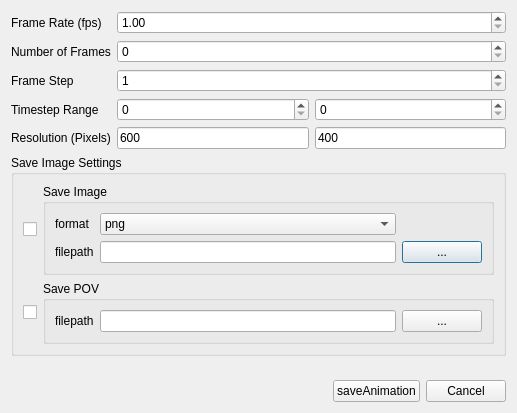
<?xml version="1.0" encoding="UTF-8"?>
<ui version="4.0">
 <class>saveAniDialog</class>
 <widget class="QDialog" name="saveAniDialog">
  <property name="geometry">
   <rect>
    <x>0</x>
    <y>0</y>
    <width>517</width>
    <height>413</height>
   </rect>
  </property>
  <property name="windowTitle">
   <string>Animation Settings Dialog</string>
  </property>
  <layout class="QVBoxLayout" name="verticalLayout_2">
   <item>
    <layout class="QGridLayout" name="gridLayout">
     <item row="0" column="0">
      <widget class="QLabel" name="label">
       <property name="text">
        <string>Frame Rate (fps)</string>
       </property>
      </widget>
     </item>
     <item row="0" column="1">
      <widget class="QDoubleSpinBox" name="aniRate_doubleSpinBox">
       <property name="minimum">
        <double>1.000000000000000</double>
       </property>
       <property name="maximum">
        <double>30.989999999999998</double>
       </property>
      </widget>
     </item>
     <item row="1" column="0">
      <widget class="QLabel" name="label_5">
       <property name="text">
        <string>Number of Frames</string>
       </property>
      </widget>
     </item>
     <item row="1" column="1">
      <widget class="QSpinBox" name="frameNum_spinBox"/>
     </item>
     <item row="2" column="0">
      <widget class="QLabel" name="label_3">
       <property name="text">
        <string>Frame Step</string>
       </property>
      </widget>
     </item>
     <item row="2" column="1">
      <widget class="QSpinBox" name="frameStep_spinBox">
       <property name="minimum">
        <number>1</number>
       </property>
       <property name="value">
        <number>1</number>
       </property>
      </widget>
     </item>
     <item row="3" column="0">
      <widget class="QLabel" name="label_2">
       <property name="text">
        <string>Timestep Range</string>
       </property>
      </widget>
     </item>
     <item row="3" column="1">
      <layout class="QHBoxLayout" name="horizontalLayout">
       <item>
        <widget class="QSpinBox" name="startFrame_spinBox"/>
       </item>
       <item>
        <widget class="QSpinBox" name="endFrame_spinBox"/>
       </item>
      </layout>
     </item>
     <item row="4" column="0">
      <widget class="QLabel" name="label_4">
       <property name="text">
        <string>Resolution (Pixels)</string>
       </property>
      </widget>
     </item>
     <item row="4" column="1">
      <layout class="QHBoxLayout" name="horizontalLayout_2">
       <item>
        <widget class="QLineEdit" name="pngWid_lineEdit">
         <property name="text">
          <string>600</string>
         </property>
        </widget>
       </item>
       <item>
        <widget class="QLineEdit" name="pngHei_lineEdit">
         <property name="text">
          <string>400</string>
         </property>
        </widget>
       </item>
      </layout>
     </item>
    </layout>
   </item>
   <item>
    <widget class="QGroupBox" name="groupBox">
     <property name="title">
      <string>Save Image Settings</string>
     </property>
     <layout class="QGridLayout" name="gridLayout_4">
      <item row="0" column="0">
       <widget class="QCheckBox" name="saveImage_checkBox">
        <property name="text">
         <string/>
        </property>
       </widget>
      </item>
      <item row="0" column="1">
       <widget class="QGroupBox" name="saveImage_groupBox">
        <property name="title">
         <string>Save Image</string>
        </property>
        <layout class="QVBoxLayout" name="verticalLayout">
         <item>
          <layout class="QGridLayout" name="gridLayout_2">
           <item row="0" column="0">
            <widget class="QLabel" name="label_6">
             <property name="text">
              <string>format</string>
             </property>
            </widget>
           </item>
           <item row="0" column="1">
            <widget class="QComboBox" name="imageFormat_comboBox">
             <item>
              <property name="text">
               <string>png</string>
              </property>
             </item>
             <item>
              <property name="text">
               <string>jpg</string>
              </property>
             </item>
             <item>
              <property name="text">
               <string>bmp</string>
              </property>
             </item>
            </widget>
           </item>
           <item row="1" column="0">
            <widget class="QLabel" name="label_7">
             <property name="text">
              <string>filepath</string>
             </property>
            </widget>
           </item>
           <item row="1" column="1">
            <widget class="QLineEdit" name="imagePath_lineEdit">
             <property name="readOnly">
              <bool>true</bool>
             </property>
            </widget>
           </item>
           <item row="1" column="2">
            <widget class="QPushButton" name="imagePath_pushButton">
             <property name="text">
              <string>...</string>
             </property>
            </widget>
           </item>
          </layout>
         </item>
        </layout>
       </widget>
      </item>
      <item row="1" column="0">
       <widget class="QCheckBox" name="savePOV_checkBox">
        <property name="text">
         <string/>
        </property>
       </widget>
      </item>
      <item row="1" column="1">
       <widget class="QGroupBox" name="savePov_groupBox">
        <property name="title">
         <string>Save POV</string>
        </property>
        <layout class="QGridLayout" name="gridLayout_3">
         <item row="0" column="0">
          <widget class="QLabel" name="label_8">
           <property name="text">
            <string>filepath</string>
           </property>
          </widget>
         </item>
         <item row="0" column="1">
          <widget class="QLineEdit" name="povPath_lineEdit">
           <property name="readOnly">
            <bool>true</bool>
           </property>
          </widget>
         </item>
         <item row="0" column="2">
          <widget class="QPushButton" name="povPath_pushButton">
           <property name="text">
            <string>...</string>
           </property>
          </widget>
         </item>
        </layout>
       </widget>
      </item>
     </layout>
    </widget>
   </item>
   <item>
    <spacer name="verticalSpacer">
     <property name="orientation">
      <enum>Qt::Vertical</enum>
     </property>
     <property name="sizeHint" stdset="0">
      <size>
       <width>20</width>
       <height>41</height>
      </size>
     </property>
    </spacer>
   </item>
   <item>
    <layout class="QHBoxLayout" name="horizontalLayout_3">
     <item>
      <spacer name="horizontalSpacer">
       <property name="orientation">
        <enum>Qt::Horizontal</enum>
       </property>
       <property name="sizeHint" stdset="0">
        <size>
         <width>40</width>
         <height>20</height>
        </size>
       </property>
      </spacer>
     </item>
     <item>
      <widget class="QPushButton" name="saveAni_Btn">
       <property name="text">
        <string>saveAnimation</string>
       </property>
      </widget>
     </item>
     <item>
      <widget class="QPushButton" name="cancle_Btn">
       <property name="text">
        <string>Cancel</string>
       </property>
      </widget>
     </item>
    </layout>
   </item>
  </layout>
 </widget>
 <resources/>
 <connections/>
</ui>
